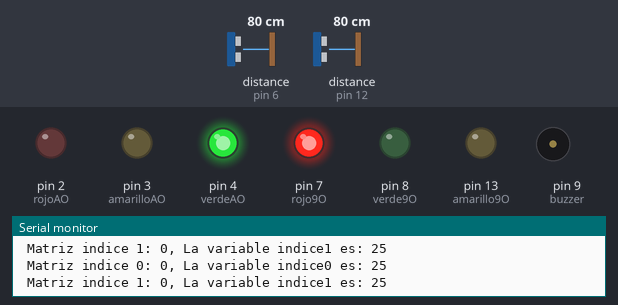
The sketch below on a simulated Arduino Uno, built with avr-gcc and run on an emulated ATmega328P. Shown: output pins drawn as LEDs (lit = HIGH), buzzer (waves = sounding), the last lines printed to the serial monitor. The inputs (shaded band) are chosen by the test bench; at power-on: distance to the obstacle (sensors on pin 6, pin 12) 80 cm. The echo pulse lasts 58.3 µs per cm; pins used as bus, display or sensor lines are not drawn.

Above: at 1.8 s.
1.9 s: distance to the obstacle (sensor on pin 6) set to 18 cm
At 4.0 s:
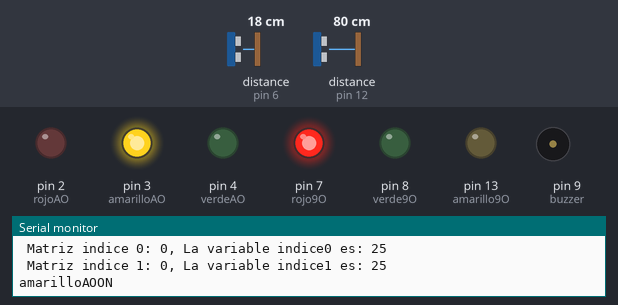
5.7 s: distance to the obstacle (sensor on pin 6) set to 13 cm
At 6.39 s:
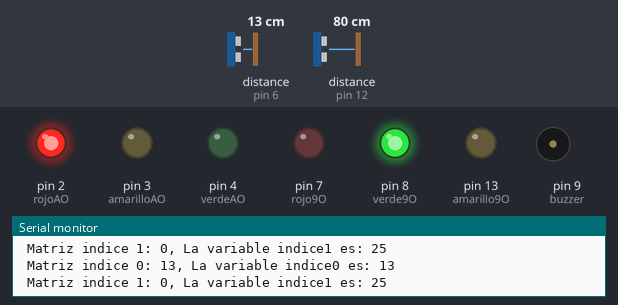
7.9 s: distance to the obstacle (sensor on pin 12) set to 29 cm
12.1 s: distance to the obstacle (sensor on pin 12) set to 23 cm
16.3 s: distance to the obstacle (sensor on pin 6) set to 35 cm
At 19.4 s:
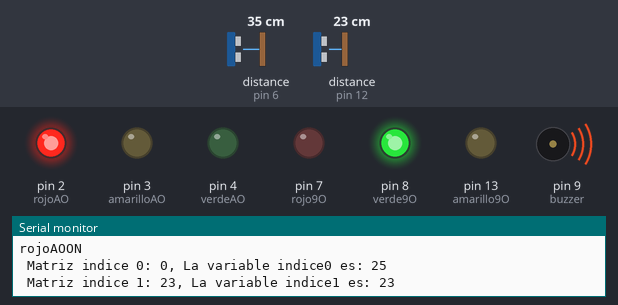
20.5 s: distance to the obstacle (sensor on pin 12) set to 35 cm
At 22.5 s:
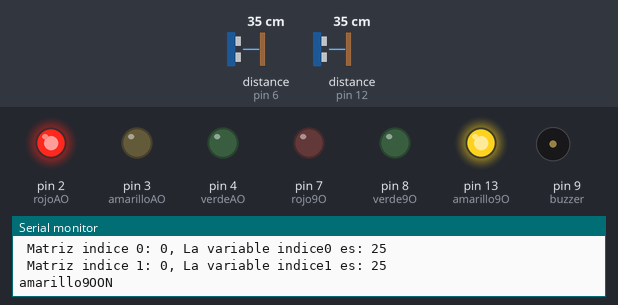
Timing chart, 0 to 49.9 s (numbered marks = the images above; inputs shaded):
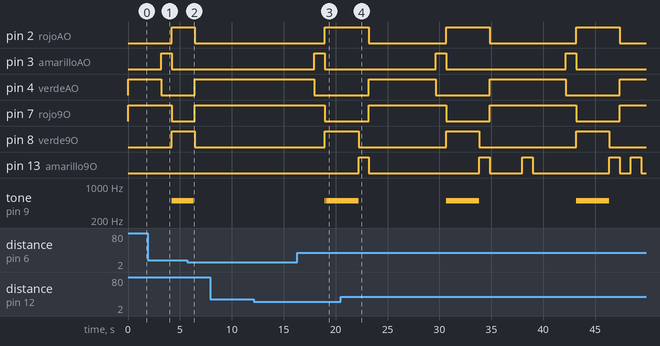

Measured:
- the behaviour switches between 16 and 15 cm on distance to the obstacle (sensor on pin 6) (found by bisection; images 1 and 2)
- after the input at 5.7 s, pin 2 (rojoAO): HIGH → LOW after 0.73 s; pin 4 (verdeAO): LOW → HIGH after 0.74 s; pin 7 (rojo9O): LOW → HIGH after 0.73 s; pin 8 (verde9O): HIGH → LOW after 0.73 s instead of 1.7 s; pin 13 (amarillo9O): stays LOW (without the input it goes to HIGH after 1.7 s)
- after the input at 16.3 s, pin 2 (rojoAO), pin 8 (verde9O): LOW → HIGH after 2.6 s; pin 3 (amarilloAO): LOW → HIGH after 1.6 s, → LOW 1.0 s later; pin 4 (verdeAO): HIGH → LOW after 1.6 s; pin 7 (rojo9O): HIGH → LOW after 2.6 s; tone on pin 9 (buzzer): silent → 500 Hz after 2.6 s, → silent 0.06 s later, → 500 Hz 0.08 s later
- after the input at 20.5 s, pin 2 (rojoAO): alternates HIGH for 4.2 s and LOW for 7.9 s, starting after 2.7 s; pin 3 (amarilloAO): alternates HIGH for 1.0 s and LOW for 11.5 s, starting after 9.1 s

The sketch:

SemaforoFinal.ino
```cpp
#include <NewPing.h>
#include <toneAC.h>
int rojo9O = 7;  //9   2   /7 pq 9 lo ocupa la libreria tone ac
int amarillo9O = 13;  //10   3  tone ac le da corriente a 10 y 9 continuamente
int verde9O = 8;  //8   4
int echo = 6;  // echo
int trig = 5;  // positivo trig gnd
int echo1 = 12;  // gnd echo
int trig1 = 11;  // positivo trig
int buzzer = 9; //Buzzer
int indice0, indice1;
int rojoAO = 2;  //2    9
int verdeAO = 4;  //4    8
int amarilloAO = 3; //3    10            //CAMBIAMOS LOS VALORES DE LOS SENSORES DE 15 Y 25 MAS CORTOS PARA PRACTICAR MEJOR
int frecuencia1 = 500;
int maxDistance = 15 , maxDistance1 = 25;   //El más largo es para la 9 de oct, ya que el paso cebra es más grande
int valoresSensores[2];
NewPing sensorAO(trig, echo, maxDistance);
NewPing sensor9O(trig1, echo1, maxDistance1);
void setup() {
  Serial.begin(9600);
  pinMode(rojo9O, OUTPUT);
  pinMode(amarillo9O, OUTPUT);
  pinMode(verde9O, OUTPUT);
  pinMode(rojoAO, OUTPUT);
  pinMode(verdeAO, OUTPUT);
  pinMode(amarilloAO, OUTPUT);
  pinMode(echo, INPUT);
  pinMode(trig, OUTPUT);
  pinMode(echo1, INPUT);
  pinMode(trig1, OUTPUT);
  pinMode(buzzer, OUTPUT);
}
void loop() {
  tnormal();
  digitalWrite(trig, LOW);
  digitalWrite(echo, LOW);
  delayMicroseconds(100);
  digitalWrite(trig, HIGH);
  delayMicroseconds(100);
  digitalWrite(trig, LOW);
  digitalWrite(trig1, LOW);
  digitalWrite(echo1, LOW);
  delayMicroseconds(100);
  digitalWrite(trig1, HIGH);
  delayMicroseconds(100);
  digitalWrite(trig1, LOW);
}
void tnormal(){
    toneAC();  //Apagamos los sensores
    Serial.println("Entrando en tráfico normal");
    prender(rojo9O, "rojo9O"); //usamos esta función para mostrar por serial un print al prender
    prender(verdeAO, "verdeAO");
    medirComprobar();   //Medimos que existe en los sensores y en caso de existir algo se comprueba que tienen más cerca
    digitalWrite(verdeAO, LOW);
    prender(amarilloAO, "amarilloAO");
    delay(1000);
    digitalWrite(amarilloAO, LOW);
    digitalWrite(rojo9O, LOW);
    prender(rojoAO, "rojoAO");
    prender(verde9O, "verde9O");
    toneAC(frecuencia1);  //Prendemos el parlante
    medirComprobar();
    toneAC();
    digitalWrite(verde9O, LOW);
    digitalWrite(amarillo9O, HIGH);
    prender(amarillo9O, "amarillo9O");
    delay(1000);
    digitalWrite(amarillo9O, LOW);
    digitalWrite(rojoAO, LOW);
    prender(rojo9O, "rojo9O");
    prender(verdeAO, "verdeAO");
}
  void mediciones(){
    valoresSensores[0] = sensorAO.ping_cm();
    valoresSensores[1] = sensor9O.ping_cm();
    Serial.print(" Matriz indice 0: ");
    Serial.print(valoresSensores[0]);
    indice0 = valoresSensores[0];
    Serial.print(", La variable indice0 es: ");
     if (indice0 == 0) {
      indice0 = maxDistance1;  //El maxDistance más largo para no tener problemas con la comparación
    }
    Serial.println(indice0);
    Serial.print(" Matriz indice 1: ");
    Serial.print(valoresSensores[1]);
    indice1 = valoresSensores[1];
    Serial.print(", La variable indice1 es: ");
    if (indice1 == 0) {
      indice1 = maxDistance1;
    }
    Serial.println(indice1);
    return;
  }
  void comprobaciones(){

    if(indice0 < indice1){
      trafico();
    }
    if(indice0 > indice1){
      trafico1();
    }
  }
  void trafico(){
    toneAC();
    Serial.println("====================== ACTIVANDO PROTOCOLO DE TRÁFICO ======================");
    digitalWrite(rojoAO, LOW);
    digitalWrite(verde9O, LOW);
    while(indice0 != maxDistance1){   //Mientras que el sensor tenga un objeto no cambiará el semáforo
      prender(rojo9O, "rojo9O");
      prender(verdeAO, "verdeAO");
      mediciones();
    }
    delay(1500);
    digitalWrite(verdeAO, LOW);
    prender(amarilloAO, "amarilloAO");
    delay(1000);
    digitalWrite(amarilloAO, LOW);
    digitalWrite(rojo9O, LOW);
    prender(rojoAO, "rojoAO");
    prender(verde9O, "verde9O");
    toneAC(frecuencia1);
    medirComprobar();
    toneAC();
    digitalWrite(verde9O, LOW);
    prender(amarillo9O, "amarillo9O");
    delay(1000);
    digitalWrite(amarillo9O, LOW);
    indice0, indice1 = maxDistance1;
    digitalWrite (rojoAO, LOW);
    digitalWrite (verde9O, LOW);
    digitalWrite (amarilloAO, LOW);
    tnormal();
  }
  void trafico1(){
    toneAC();
    Serial.println("====================== ACTIVANDO PROTOCOLO DE TRÁFICO1 ======================");
    digitalWrite(verdeAO, LOW);
    digitalWrite(rojo9O, LOW);
    while(indice1 != maxDistance1){
      toneAC(frecuencia1);
      prender(verde9O, "verde9O");
      prender(rojoAO, "rojoAO");
      mediciones();
    }
    delay(1500);
    toneAC();
    digitalWrite(verde9O, LOW);
    prender(amarillo9O, "amarillo9O");
    delay(1000);
    digitalWrite(amarillo9O, LOW);
    digitalWrite(rojoAO, LOW);
    prender(rojo9O, "rojo9O");
    prender(verdeAO, "verdeAO");
    medirComprobar();
    indice0, indice1 = maxDistance1;
    // Volver a tráfico normal
    digitalWrite (rojoAO, LOW);
    digitalWrite (verde9O, LOW);
    digitalWrite (amarillo9O, LOW);
    digitalWrite (amarilloAO, LOW);
    tnormal();
  }
  void prender(int color, String led){
    digitalWrite(color, HIGH);
    Serial.print(led);      //Muetro por serial cual es el led que se prende
    Serial.println("ON");

  }
  void medirComprobar(){
    mediciones();
    if((indice0 || indice1) != (maxDistance1)){  //El maxdistance màs largo
      comprobaciones();
    }
    delay(1000);
    mediciones();
    if((indice0 || indice1) != (maxDistance1)){
      comprobaciones();
    }
    delay(1000);
    mediciones();
    if((indice0 || indice1) != (maxDistance1)){
      comprobaciones();
    }
    delay(1000);
    mediciones();
    if((indice0 || indice1) != (maxDistance1)){
      comprobaciones();
    }
  }
```
